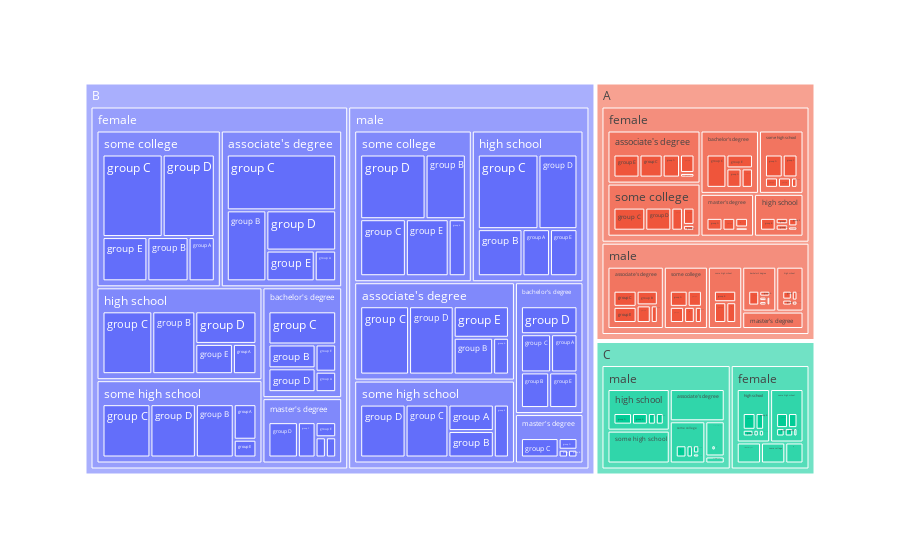

This figure's notebook cell:
### Code cell
graphic = px.treemap(data_students, path = ['score class', 'gender', 'parental level of education', 'race/ethnicity'])
graphic.show()

### Figure 1 — Plotly figure (JSON) as saved in the notebook; plotly's stock layout.template omitted (floating-point values rounded to 4 significant figures; data arrays with more than 128 entries replaced by an {"elided": "..."} marker saying what was removed)
{"data": [{"branchvalues": "total", "domain": {"x": [0, 1], "y": [0, 1]}, "hovertemplate": "labels=%{label}<br>count=%{value}<br>parent=%{parent}<br>id=%{id}<extra></extra>", "ids": {"elided": "196 str values"}, "labels": {"elided": "196 str values"}, "name": "", "parents": {"elided": "196 str values"}, "type": "treemap", "values": {"elided": "196 int values"}}], "layout": {"legend": {"tracegroupgap": 0}, "margin": {"t": 60}}}
